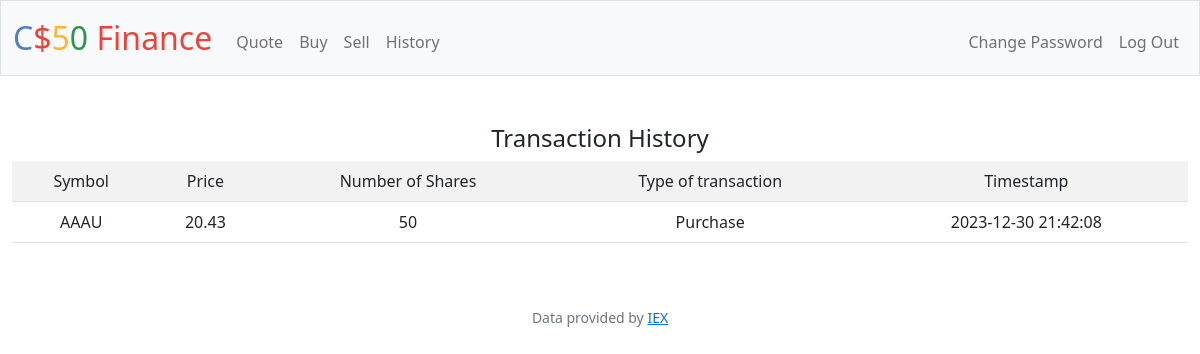
The page /history (signed in) on the database its author committed.
### tables this page shows
CREATE TABLE transactions (
    id INTEGER PRIMARY KEY,                       -- Unique index (primary key)
    user_id INTEGER,
    symbol TEXT NOT NULL,
    shares INTEGER NOT NULL,
    price REAL NOT NULL,
    timestamp TIMESTAMP DEFAULT CURRENT_TIMESTAMP,
    UNIQUE (user_id, symbol, timestamp)          -- Unique index to prevent duplicate entries
);

### app.py (the view)
@app.route("/history")
@login_required
def history():
    id=session["user_id"]
    transactions=db.execute("SELECT * FROM transactions WHERE user_id=? ORDER BY timestamp DESC",id)
    holdings=[]
    type= None
    for transaction in transactions:
        if transaction["shares"] >0:
            type="Purchase"
        else:
            type="Sale"
        holdings.append({
            "symbol":transaction["symbol"],
            "price":transaction["price"],
            "shares":abs(transaction["shares"]),
            "type":type,
            "timestamp":transaction["timestamp"]
    })
    return render_template("history.html",holdings=holdings)

### app.py (called while the page is built)
@app.after_request
def after_request(response):
    response.headers["Cache-Control"] = "no-cache, no-store, must-revalidate"
    response.headers["Expires"] = 0
    response.headers["Pragma"] = "no-cache"
    return response

### templates/history.html (shortened to what this page needs)
{% extends "layout.html" %}
{% block main %}
    {% if holdings %}
    <h4>Transaction History</h4>
    <table class="table table-striped">
        <tr>
            <td>Symbol</td>
            <td>Price</td>
            <td>Number of Shares</td>
            <td>Type of transaction</td>
            <td>Timestamp</td>
        </tr>
       {% for holding in holdings %}
       <tr>
            <td>{{holding.symbol}}</td>
            <td>{{holding.price}}</td>
            <td>{{holding.shares}}</td>
            <td>{{holding.type}}</td>
            <td>{{holding.timestamp}}</td>
        </tr>
       {% endfor %}
    </table>
    {% else %}
    <p>You don't have any stocks yet. Consider adding some to your portfolio!</p>
    {% endif %}
{% endblock %}

### rows shown on the page
transactions: symbol "AAAU", price "20.43", shares "50", type "Purchase", timestamp "2023-12-30 21:42:08"
